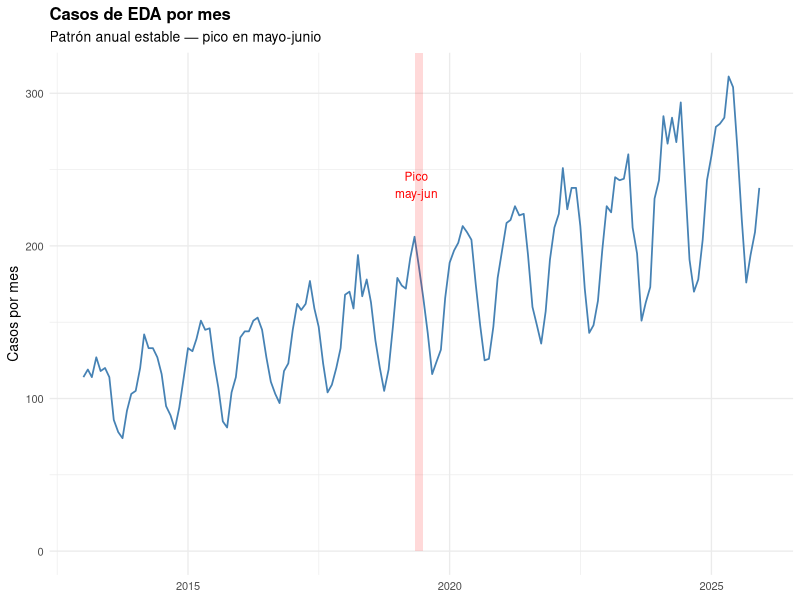
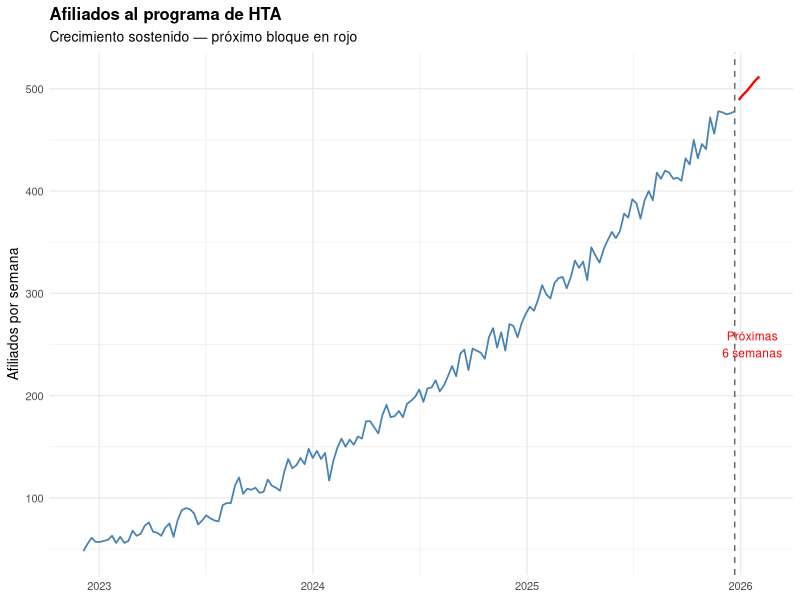
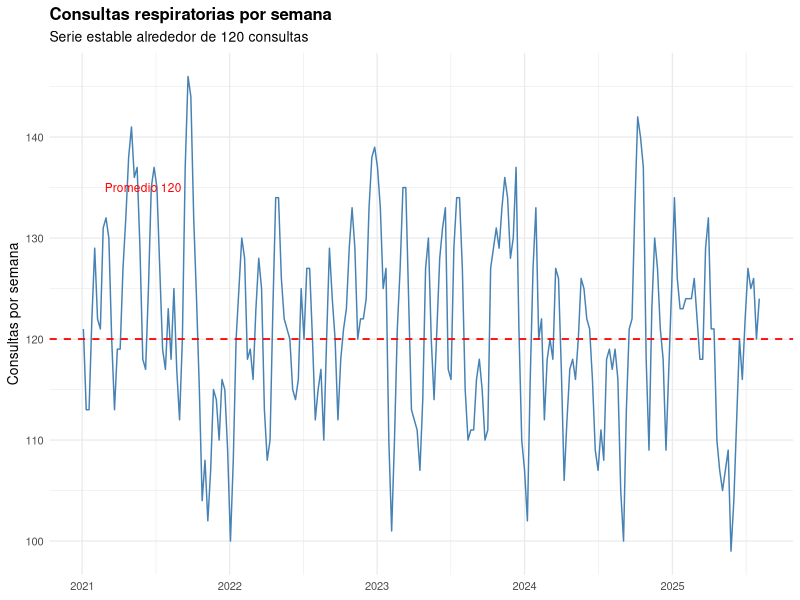
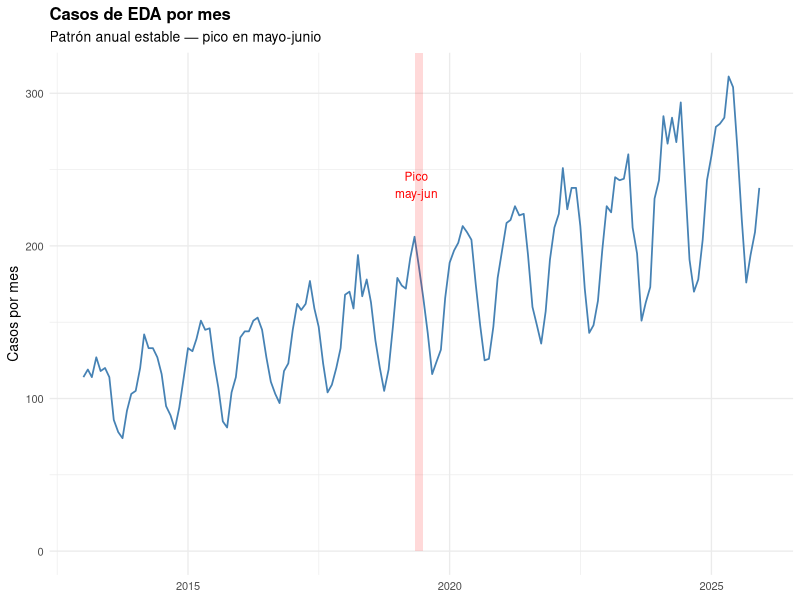
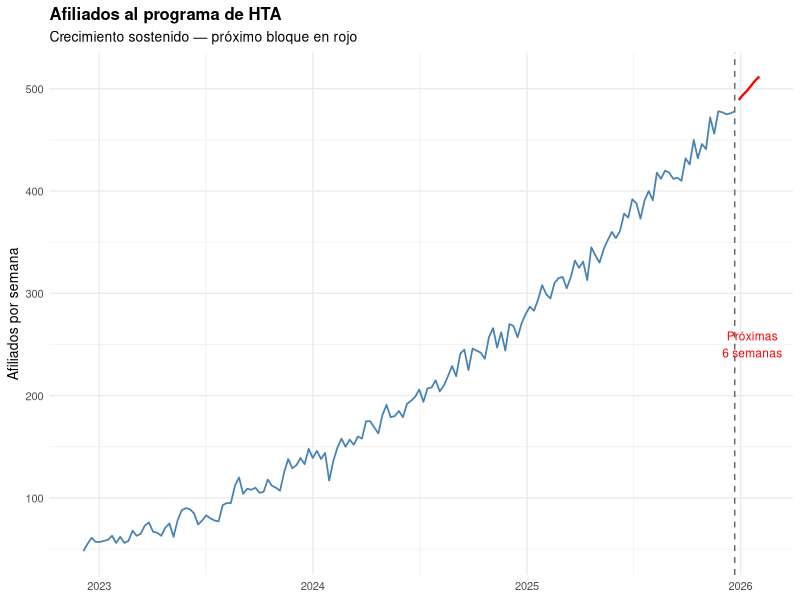
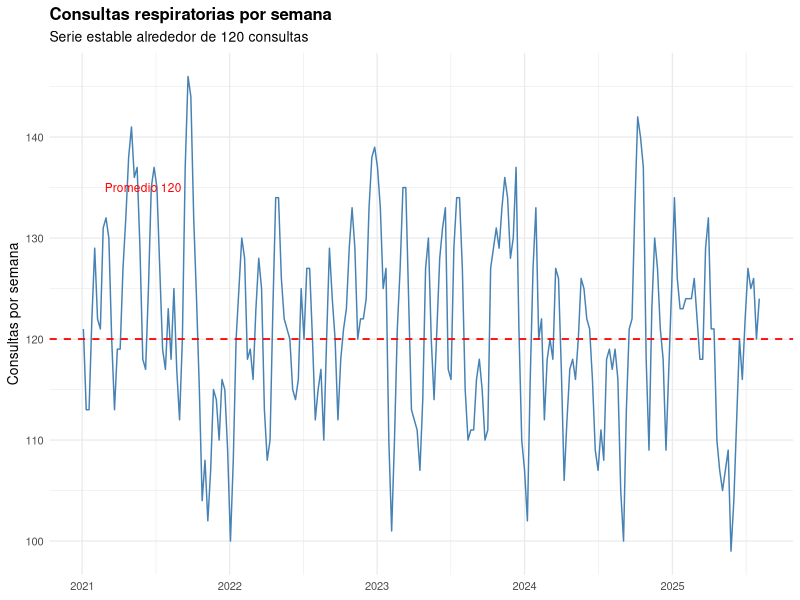

The R script that drew these images, in order:
## ---- chunk 1
library(dplyr);library(ggplot2)
s1 <- read.csv("../datos/STUW9J-serie-1.csv")
s2 <- read.csv("../datos/STUW9J-serie-2.csv")
s3 <- read.csv("../datos/STUW9J-serie-3.csv")
## ---- chunk 2
s1$fecha <- as.Date(s1$fecha)
s1$mes   <- as.integer(format(s1$fecha, "%m"))

p1 <- ggplot(s1, aes(x = fecha, y = valor)) +
  geom_line(color = "steelblue", linewidth = 0.6) +
  annotate("rect",
           xmin = as.Date("2019-05-01"), xmax = as.Date("2019-06-30"),
           ymin = 0, ymax = Inf, alpha = 0.15, fill = "red") +
  annotate("text", x = as.Date("2019-05-15"), y = 240,
           label = "Pico\nmay-jun", size = 3, color = "red") +
  labs(x = NULL, y = "Casos por mes",
       title = "Casos de EDA por mes",
       subtitle = "Patrón anual estable — pico en mayo-junio") +
  theme_minimal(base_size = 10) +
  theme(plot.title = element_text(face = "bold"))

ggsave("../figs/nota-S1.png", p1, width = 8, height = 3.2, dpi = 300)
## ---- chunk 3
# --- Grafico S2: crecimiento y proyeccion ---
s2$fecha <- as.Date(s2$fecha)
pron2 <- data.frame(
  fecha = seq(max(s2$fecha) + 7, by = "week", length.out = 6),
  valor = c(489, 494, 498, 503, 508, 512)
)

p2 <- ggplot() +
  geom_line(data = s2, aes(fecha, valor),
            color = "steelblue", linewidth = 0.6) +
  geom_line(data = pron2, aes(fecha, valor),
            color = "red", linewidth = 0.8, linetype = "solid") +
  geom_vline(xintercept = max(s2$fecha),
             linetype = "dashed", color = "gray40") +
  annotate("text", x = max(s2$fecha) + 30, y = 250,
           label = "Próximas\n6 semanas", size = 3, color = "red") +
  labs(x = NULL, y = "Afiliados por semana",
       title = "Afiliados al programa de HTA",
       subtitle = "Crecimiento sostenido — próximo bloque en rojo") +
  theme_minimal(base_size = 10) +
  theme(plot.title = element_text(face = "bold"))

ggsave("../figs/nota-S2.png", p2, width = 8, height = 3.2, dpi = 300)
## ---- chunk 4
# --- Grafico S3: estabilidad ---
s3$fecha <- as.Date(s3$fecha)

p3 <- ggplot(s3, aes(x = fecha, y = valor)) +
  geom_line(color = "steelblue", linewidth = 0.5) +
  geom_hline(yintercept = 120, color = "red",
             linetype = "dashed", linewidth = 0.6) +
  annotate("text", x = as.Date("2021-06-01"), y = 135,
           label = "Promedio 120", size = 3, color = "red") +
  labs(x = NULL, y = "Consultas por semana",
       title = "Consultas respiratorias por semana",
       subtitle = "Serie estable alrededor de 120 consultas") +
  theme_minimal(base_size = 10) +
  theme(plot.title = element_text(face = "bold"))

ggsave("../figs/nota-S3.png", p3, width = 8, height = 3.2, dpi = 300)
## ---- chunk 5
p1
## ---- chunk 6
p2
## ---- chunk 7
p3
